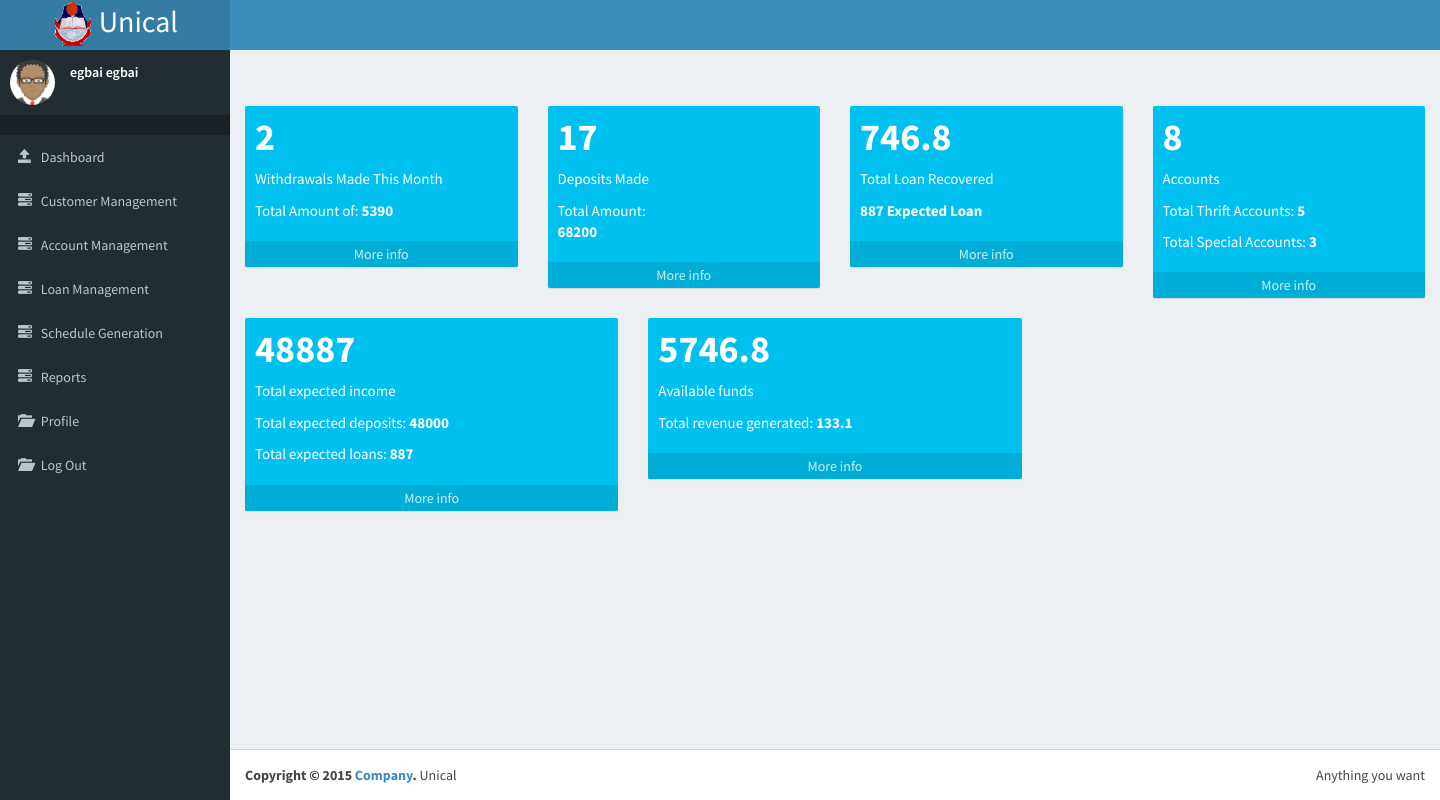
Page /teller/index.php (signed in) on the committed database.
### tables this page shows
CREATE TABLE IF NOT EXISTS `customer` (
`id` int(11) NOT NULL,
  `middle_name` varchar(30) NOT NULL,
  `dob` date NOT NULL,
  `sex` text NOT NULL,
  `img_url` varchar(196) DEFAULT NULL,
  `faculty` int(11) DEFAULT NULL,
  `dept` int(11) DEFAULT NULL,
  `address` text,
  `phone` int(196) DEFAULT NULL,
  `state` text,
  `lga` text,
  `nok_name` text,
  `n_phone` int(11) DEFAULT NULL,
  `reg_date` date NOT NULL,
  `uname` varchar(124) NOT NULL,
  `pwd` text NOT NULL,
  `priviledge` int(124) NOT NULL,
  `email` varchar(124) DEFAULT NULL,
  `title` varchar(20) DEFAULT NULL,
  `surname` varchar(50) NOT NULL,
  `firstname` varchar(50) NOT NULL,
  `employee_no` varchar(124) DEFAULT NULL
);

CREATE TABLE IF NOT EXISTS `ad_income` (
  `balance` float NOT NULL
);

### conf/db_connect.php (called while the page is built, shortened)
<?php
function query($string){
$rs = mysql_query($string) or die(mysql_error());
return $rs;
}
function db_pic($id){
  $result = query("SELECT img_url FROM customer WHERE id='$id'");
  $row = mysql_fetch_array($result);
  $img = $row['img_url'];
  if(empty($img)){
  $img = "avatar.png";
  }
  return $img;
}
function name($id){
  $result = query("SELECT * FROM customer WHERE id='$id'");
  $row = mysql_fetch_array($result);
  $name = $row['surname'] ." " . $row['firstname'];
  return $name;
}
function thrift_special($type){
  $arr = [0,0,0,0];
  $result = query("SELECT * FROM deposit WHERE acct_type='$type'");
  $count = 0;
  $amount = 0;
  while($row = mysql_fetch_array($result)){
    $count += 1;
    $amount += $row['amount'];
    }
    $arr[0] = $count;
    $arr[1] = $amount;
    $amount = 0;
    $result = query("SELECT * FROM account WHERE acct_type='$type'");
    while($row = mysql_fetch_array($result)){
      $count += 1;
      $amount += $row['save_amt'];
    }
    $arr[2] = $count;
    $arr[3] = $amount;
    return $arr;
}
function loan_report(){
  $total_loan_recovered = 0;
  $total_interest = 0;
  $expected_loan = 0;
  $result = query("SELECT * FROM payment");
  while($row = mysql_fetch_array($result)){
  $total_loan_recovered += $row['amount_pay'];
  $total_interest += $row['amort_interest'];
  }
  $result = query("SELECT * FROM loan");
  while($row = mysql_fetch_array($result)){
    $expected_loan += $row['amort'];
  }
  $arr = [$total_loan_recovered, $total_interest, $expected_loan];
  return $arr;
}
function revenue(){
  $amount = 0;
  $result = query("SELECT * FROM income");
  while($row = mysql_fetch_array($result)){
    $income_type = $row['income_type'];
    if($income_type != 3){
      $amount += $row['amount'];
    }
  }
  $result = query("SELECT * FROM ad_income");
  $row = mysql_fetch_array($result);
  $bal = $row['balance'];
  $arr = [$bal, $amount];
  return $arr;
}
?>

### conf/misc.php (called while the page is built, shortened)
<?php
function classUpdate($string){
$class = " ";
   return $class;
}
?>

### utility.php (called while the page is built, shortened)
<?php
function date_splitter(){
  $date = date('Y-m-d');
  $tmp_date = split("-", $date);
  $tmp_date = $tmp_date[0] . "-" . $tmp_date[1];
  return $tmp_date;
}
function total_withdrawn(){
  $tmp_date = date_splitter();
  $result = query("SELECT * FROM withdraw WHERE date LIKE '$tmp_date-%'");
  $total = 0;
  $count = 0;
  while($row=mysql_fetch_array($result)){
    $amount = $row['total_deduction'];
    $total += $amount;
    $count += 1;
  }
  $tm = [$count, $total];
  return $tm;
}
function total_deposit(){
$tmp_date = date_splitter();
$result = query("SELECT * FROM deposit WHERE date LIKE '$tmp_date-%'");
$total = 0;
$count = 0;
while($row=mysql_fetch_array($result)){
  $amount = $row['amount'];
  $total += $amount;
  $count += 1;
}
$tm = [$count, $total];
return $tm;
}
function no_accounts(){
$result = query("SELECT * FROM account");
$thrift_total = 0;
$special_total = 0;
$count = 0;
while($row=mysql_fetch_array($result)){
  $type = $row['acct_type'];
  if($type == 1){
    $thrift_total += 1;
  }
  else{
    $special_total += 1;
  }
  $count += 1;
}
$tm = [$count, $thrift_total, $special_total];
return $tm;
}
?>

### teller/index.php (the view, shortened to what this page needs)
<!DOCTYPE html>
<?php
include('../conf/db_connect.php');
include ('../conf/misc.php');
$id = $_SESSION['id'];
?>
<html>
  <head>
    <link rel="stylesheet" href="../bootstrap/css/bootstrap.min.css">
    <link rel="stylesheet" href="../dist/css/AdminLTE.min.css">
        <link rel="stylesheet" href="../arrange.css">
    <link rel="stylesheet" href="../dist/css/skins/skin-blue.min.css">
  </head>
  <body class="hold-transition skin-blue sidebar-mini">
    <div class="wrapper">
      <header class="main-header">
        <a href="index2.html" class="logo">
          <h2 style='margin:0px;'>
          <img src="../dist/img/unical.png" height="50px">
          <span>Unical</span>
          </h2>
        </a>
        <nav class="navbar navbar-static-top" role="navigation">
          <a href="#" class="sidebar-toggle" data-toggle="offcanvas" role="button">
          </a>
        </nav>
      </header>
      <aside class="main-sidebar">
        <section class="sidebar">
          <div class="user-panel">
            <div class="pull-left image">
              <img src="../dist/img/<?php echo db_pic($id); ?>" class="img-circle" alt="User Image">
            </div>
            <div class="pull-left info">
              <p><?php echo name($id); ?></p>
              <a href="#"><i class="fa fa-circle text-success"></i></a>
            </div>
          </div>
          <ul class="sidebar-menu">
            <li class="header"></li>
            <li class="<?php echo classUpdate(""); ?>"><a href="index.php"><i class="glyphicon glyphicon-open"></i> <span>Dashboard</span></a></li>
            <li class="treeview">
              <a href="#"><i class="glyphicon glyphicon-tasks"></i> <span>Customer Management</span> <i class="fa fa-angle-left pull-right"></i></a>
            </li>
            <li class="treeview">
              <a href="#"><i class="glyphicon glyphicon-tasks"></i> <span>Account Management</span> <i class="fa fa-angle-left pull-right"></i></a>
            </li>
            <li class="treeview">
              <a href="#"><i class="glyphicon glyphicon-tasks"></i> <span>Loan Management</span> <i class="fa fa-angle-left pull-right"></i></a>
            </li>
            <li class="treeview">
              <a href="#"><i class="glyphicon glyphicon-tasks"></i> <span>Schedule Generation</span> <i class="fa fa-angle-left pull-right"></i></a>
            </li>
            <li class="treeview">
              <a href="#"><i class="glyphicon glyphicon-tasks"></i> <span>Reports</span> <i class="fa fa-angle-left pull-right"></i></a>
            </li>
            <li><a href="index.php?page=profile"><i class="glyphicon glyphicon-folder-open"></i> <span>Profile</span></a></li>
                      <li><a href="../logout.php"><i class="glyphicon glyphicon-folder-open"></i> <span>Log Out</span></a></li>
                      </ul>
        </section>
      </aside>
      <div class="content-wrapper">
        <section class="content-header">
          <h1>
          </h1>
                </section>
        <section class="content">
          <?php
      $page = '';
          if (!empty($_GET['page'])) {
          $page .= $_GET['page'] . '.php';
          include($page);
          }
      else{
      include('../dashboard.php');
      }
      ?>
        </section>
      </div>
      <footer class="main-footer">
        <div class="pull-right hidden-xs">
          Anything you want
        </div>
        <strong>Copyright &copy; 2015 <a href="#">Company</a>.</strong> Unical
      </footer>
    </div>
  </body>
</html>

### dashboard.php (shortened to what this page needs)
<?php
include('../utility.php');
?>
<div class="row">
  <div class="col-lg-3 col-xs-6">
    <div class="small-box bg-aqua">
      <div class="inner">
        <h3><?php echo total_withdrawn()[0]; ?></h3>
        <p>Withdrawals Made This Month</p>
        <p>Total Amount of: <strong><?php echo total_withdrawn()[1];?></strong></p>
      </div>
      <a href="#" class="small-box-footer">
        More info <i class="fa fa-arrow-circle-right"></i>
      </a>
    </div>
  </div>
  <div class="col-lg-3 col-xs-6">
    <div class="small-box bg-aqua">
      <div class="inner">
        <h3><?php echo total_deposit()[0]; ?></h3>
        <p>Deposits Made</p>
        <p>Total Amount:<br><strong><?php echo total_deposit()[1];?></strong></p>
      </div>
      <a href="#" class="small-box-footer">
        More info <i class="fa fa-arrow-circle-right"></i>
      </a>
    </div>
  </div>
    <div class="col-lg-3 col-xs-6">
      <div class="small-box bg-aqua">
        <div class="inner">
          <h3><?php echo loan_report()[0]; ?></h3>
          <p>Total Loan Recovered</p>
          <p><strong><?php echo loan_report()[2];?> Expected Loan</strong></p>
        </div>
        <a href="#" class="small-box-footer">
          More info <i class="fa fa-arrow-circle-right"></i>
        </a>
      </div>
    </div>
      <div class="col-lg-3 col-xs-6">
        <div class="small-box bg-aqua">
          <div class="inner">
            <h3><?php echo no_accounts()[0]; ?></h3>
            <p>Accounts</p>
            <p>Total Thrift Accounts:  <strong><?php echo no_accounts()[1];?></strong></p>
          <p>Total Special Accounts:   <strong><?php echo no_accounts()[2];?></strong></p>
          </div>
          <a href="#" class="small-box-footer">
            More info <i class="fa fa-arrow-circle-right"></i>
          </a>
        </div>
      </div>
      <div class="col-lg-4 col-xs-6">
        <div class="small-box bg-aqua">
          <div class="inner">
            <h3><?php echo thrift_special(1)[3] + thrift_special(2)[3] + loan_report()[2]; ?></h3>
            <p>Total expected income</p>
            <p>Total expected deposits:  <strong><?php echo thrift_special(1)[3] + thrift_special(2)[3];?></strong></p>
          <p>Total expected loans:   <strong><?php echo loan_report()[2];?></strong></p>
          </div>
          <a href="#" class="small-box-footer">
            More info <i class="fa fa-arrow-circle-right"></i>
          </a>
        </div>
      </div>
      <div class="col-lg-4 col-xs-6">
        <div class="small-box bg-aqua">
          <div class="inner">
            <h3><?php echo revenue()[0]; ?></h3>
            <p>Available funds</p>
            <p>Total revenue generated:  <strong><?php echo revenue()[1];?></strong></p>
          </div>
          <a href="#" class="small-box-footer">
            More info <i class="fa fa-arrow-circle-right"></i>
          </a>
        </div>
      </div>
  </div>

### rows in the picture
customer: name($id) "egbai egbai"
ad_income: balance "5746.8", balance "133.1"

### other values in the picture
total_withdrawn()[0] "2"
total_withdrawn()[1] "5390"
total_deposit()[0] "17"
total_deposit()[1] "68200"
loan_report()[0] "746.8"
loan_report()[2] "887"
no_accounts()[0] "8"
no_accounts()[1] "5"
no_accounts()[2] "3"
thrift_special(1)[3] + thrift_special(2)[3] + loan_report()[2] "48887"
thrift_special(1)[3] + thrift_special(2)[3] "48000"
